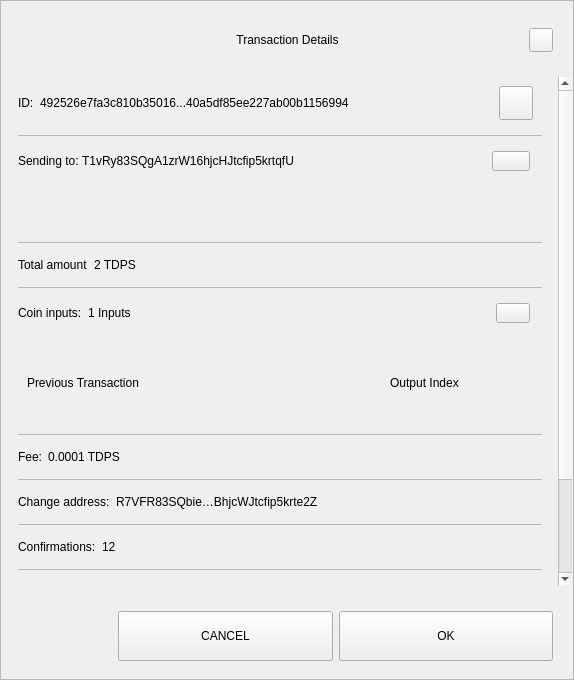
<?xml version="1.0" encoding="UTF-8"?>
<ui version="4.0">
 <class>TxDetailDialog</class>
 <widget class="QWidget" name="TxDetailDialog">
  <property name="geometry">
   <rect>
    <x>0</x>
    <y>0</y>
    <width>574</width>
    <height>680</height>
   </rect>
  </property>
  <property name="minimumSize">
   <size>
    <width>574</width>
    <height>455</height>
   </size>
  </property>
  <property name="windowTitle">
   <string>Form</string>
  </property>
  <property name="styleSheet">
   <string notr="true"/>
  </property>
  <layout class="QVBoxLayout" name="verticalLayout_3">
   <property name="spacing">
    <number>0</number>
   </property>
   <property name="leftMargin">
    <number>0</number>
   </property>
   <property name="topMargin">
    <number>0</number>
   </property>
   <property name="rightMargin">
    <number>0</number>
   </property>
   <property name="bottomMargin">
    <number>0</number>
   </property>
   <item>
    <widget class="QFrame" name="frame">
     <property name="styleSheet">
      <string notr="true"/>
     </property>
     <property name="frameShape">
      <enum>QFrame::StyledPanel</enum>
     </property>
     <property name="frameShadow">
      <enum>QFrame::Raised</enum>
     </property>
     <layout class="QVBoxLayout" name="verticalLayout">
      <property name="leftMargin">
       <number>0</number>
      </property>
      <property name="rightMargin">
       <number>0</number>
      </property>
      <item>
       <layout class="QHBoxLayout" name="horizontalLayout_3">
        <property name="spacing">
         <number>0</number>
        </property>
        <property name="leftMargin">
         <number>20</number>
        </property>
        <property name="topMargin">
         <number>10</number>
        </property>
        <property name="rightMargin">
         <number>20</number>
        </property>
        <item>
         <spacer name="horizontalSpacer_1">
          <property name="orientation">
           <enum>Qt::Horizontal</enum>
          </property>
          <property name="sizeHint" stdset="0">
           <size>
            <width>40</width>
            <height>20</height>
           </size>
          </property>
         </spacer>
        </item>
        <item>
         <widget class="QLabel" name="labelTitle">
          <property name="minimumSize">
           <size>
            <width>0</width>
            <height>40</height>
           </size>
          </property>
          <property name="maximumSize">
           <size>
            <width>16777215</width>
            <height>40</height>
           </size>
          </property>
          <property name="styleSheet">
           <string notr="true">padding-left:24px;</string>
          </property>
          <property name="text">
           <string>Transaction Details</string>
          </property>
          <property name="alignment">
           <set>Qt::AlignCenter</set>
          </property>
          <property name="margin">
           <number>7</number>
          </property>
         </widget>
        </item>
        <item>
         <spacer name="horizontalSpacer_2">
          <property name="orientation">
           <enum>Qt::Horizontal</enum>
          </property>
          <property name="sizeHint" stdset="0">
           <size>
            <width>40</width>
            <height>20</height>
           </size>
          </property>
         </spacer>
        </item>
        <item>
         <widget class="QPushButton" name="btnEsc">
          <property name="minimumSize">
           <size>
            <width>24</width>
            <height>24</height>
           </size>
          </property>
          <property name="maximumSize">
           <size>
            <width>24</width>
            <height>24</height>
           </size>
          </property>
          <property name="text">
           <string/>
          </property>
         </widget>
        </item>
       </layout>
      </item>
      <item>
       <spacer name="verticalSpacer">
        <property name="orientation">
         <enum>Qt::Vertical</enum>
        </property>
        <property name="sizeType">
         <enum>QSizePolicy::Fixed</enum>
        </property>
        <property name="sizeHint" stdset="0">
         <size>
          <width>20</width>
          <height>10</height>
         </size>
        </property>
       </spacer>
      </item>
      <item>
       <widget class="QWidget" name="layoutScroll" native="true">
        <property name="minimumSize">
         <size>
          <width>0</width>
          <height>0</height>
         </size>
        </property>
        <layout class="QVBoxLayout" name="verticalLayout_4">
         <property name="leftMargin">
          <number>0</number>
         </property>
         <property name="topMargin">
          <number>0</number>
         </property>
         <property name="rightMargin">
          <number>0</number>
         </property>
         <item>
          <widget class="QScrollArea" name="scrollArea">
           <property name="styleSheet">
            <string notr="true">#scrollArea {
background:transparent;
}</string>
           </property>
           <property name="horizontalScrollBarPolicy">
            <enum>Qt::ScrollBarAlwaysOff</enum>
           </property>
           <property name="sizeAdjustPolicy">
            <enum>QAbstractScrollArea::AdjustIgnored</enum>
           </property>
           <property name="widgetResizable">
            <bool>true</bool>
           </property>
           <property name="alignment">
            <set>Qt::AlignLeading|Qt::AlignLeft|Qt::AlignTop</set>
           </property>
           <widget class="QWidget" name="scrollAreaWidgetContents">
            <property name="geometry">
             <rect>
              <x>0</x>
              <y>0</y>
              <width>556</width>
              <height>650</height>
             </rect>
            </property>
            <property name="autoFillBackground">
             <bool>false</bool>
            </property>
            <property name="styleSheet">
             <string notr="true">#scrollAreaWidgetContents {
background:transparent;
}</string>
            </property>
            <layout class="QVBoxLayout" name="verticalLayout_7">
             <property name="spacing">
              <number>0</number>
             </property>
             <property name="sizeConstraint">
              <enum>QLayout::SetDefaultConstraint</enum>
             </property>
             <property name="leftMargin">
              <number>0</number>
             </property>
             <property name="topMargin">
              <number>0</number>
             </property>
             <property name="rightMargin">
              <number>0</number>
             </property>
             <property name="bottomMargin">
              <number>0</number>
             </property>
             <item>
              <widget class="QWidget" name="content" native="true">
               <layout class="QVBoxLayout" name="verticalLayout_2">
                <property name="leftMargin">
                 <number>16</number>
                </property>
                <property name="topMargin">
                 <number>0</number>
                </property>
                <property name="rightMargin">
                 <number>16</number>
                </property>
                <item>
                 <widget class="QWidget" name="contentID" native="true">
                  <layout class="QHBoxLayout" name="horizontalLayout_12" stretch="0,1,0">
                   <property name="leftMargin">
                    <number>0</number>
                   </property>
                   <item>
                    <widget class="QLabel" name="labelId">
                     <property name="maximumSize">
                      <size>
                       <width>16777215</width>
                       <height>16777215</height>
                      </size>
                     </property>
                     <property name="text">
                      <string>ID:</string>
                     </property>
                    </widget>
                   </item>
                   <item>
                    <widget class="QLabel" name="textId">
                     <property name="text">
                      <string>492526e7fa3c810b35016...40a5df85ee227ab00b1156994</string>
                     </property>
                    </widget>
                   </item>
                   <item>
                    <widget class="QPushButton" name="pushCopy">
                     <property name="minimumSize">
                      <size>
                       <width>34</width>
                       <height>34</height>
                      </size>
                     </property>
                     <property name="maximumSize">
                      <size>
                       <width>34</width>
                       <height>34</height>
                      </size>
                     </property>
                     <property name="text">
                      <string/>
                     </property>
                     <property name="iconSize">
                      <size>
                       <width>24</width>
                       <height>24</height>
                      </size>
                     </property>
                    </widget>
                   </item>
                  </layout>
                 </widget>
                </item>
                <item>
                 <widget class="QLabel" name="labelDivider9">
                  <property name="maximumSize">
                   <size>
                    <width>16777215</width>
                    <height>1</height>
                   </size>
                  </property>
                  <property name="styleSheet">
                   <string notr="true">background-color:#bababa;</string>
                  </property>
                  <property name="text">
                   <string/>
                  </property>
                 </widget>
                </item>
                <item>
                 <widget class="QWidget" name="contentOutputs" native="true">
                  <layout class="QHBoxLayout" name="horizontalLayout_11" stretch="0,3,0">
                   <property name="spacing">
                    <number>0</number>
                   </property>
                   <property name="leftMargin">
                    <number>0</number>
                   </property>
                   <property name="rightMargin">
                    <number>12</number>
                   </property>
                   <item>
                    <widget class="QLabel" name="labelSend">
                     <property name="maximumSize">
                      <size>
                       <width>16777215</width>
                       <height>16777215</height>
                      </size>
                     </property>
                     <property name="text">
                      <string>Sending to: </string>
                     </property>
                    </widget>
                   </item>
                   <item>
                    <widget class="QLabel" name="textSend">
                     <property name="text">
                      <string>T1vRy83SQgA1zrW16hjcHJtcfip5krtqfU </string>
                     </property>
                    </widget>
                   </item>
                   <item>
                    <widget class="QPushButton" name="pushOutputs">
                     <property name="minimumSize">
                      <size>
                       <width>34</width>
                       <height>20</height>
                      </size>
                     </property>
                     <property name="maximumSize">
                      <size>
                       <width>38</width>
                       <height>20</height>
                      </size>
                     </property>
                     <property name="styleSheet">
                      <string notr="true"/>
                     </property>
                     <property name="text">
                      <string/>
                     </property>
                    </widget>
                   </item>
                  </layout>
                 </widget>
                </item>
                <item>
                 <widget class="QScrollArea" name="outputsScrollArea">
                  <property name="minimumSize">
                   <size>
                    <width>0</width>
                    <height>50</height>
                   </size>
                  </property>
                  <property name="styleSheet">
                   <string notr="true">#outputsScrollArea {
background:transparent;
}</string>
                  </property>
                  <property name="widgetResizable">
                   <bool>true</bool>
                  </property>
                  <widget class="QWidget" name="container_outputs_base">
                   <property name="geometry">
                    <rect>
                     <x>0</x>
                     <y>0</y>
                     <width>522</width>
                     <height>48</height>
                    </rect>
                   </property>
                   <property name="styleSheet">
                    <string notr="true">#container_outputs_base {
background:transparent;
}</string>
                   </property>
                  </widget>
                 </widget>
                </item>
                <item>
                 <widget class="QLabel" name="labelDivider8">
                  <property name="maximumSize">
                   <size>
                    <width>16777215</width>
                    <height>1</height>
                   </size>
                  </property>
                  <property name="styleSheet">
                   <string notr="true">background-color:#bababa;</string>
                  </property>
                  <property name="text">
                   <string/>
                  </property>
                 </widget>
                </item>
                <item>
                 <widget class="QWidget" name="contentAmount" native="true">
                  <layout class="QHBoxLayout" name="horizontalLayout_4" stretch="0,1">
                   <property name="leftMargin">
                    <number>0</number>
                   </property>
                   <item>
                    <widget class="QLabel" name="labelAmount">
                     <property name="maximumSize">
                      <size>
                       <width>16777215</width>
                       <height>16777215</height>
                      </size>
                     </property>
                     <property name="text">
                      <string>Total amount</string>
                     </property>
                    </widget>
                   </item>
                   <item>
                    <widget class="QLabel" name="textAmount">
                     <property name="text">
                      <string>2 TDPS</string>
                     </property>
                    </widget>
                   </item>
                  </layout>
                 </widget>
                </item>
                <item>
                 <widget class="QLabel" name="labelDivider6">
                  <property name="maximumSize">
                   <size>
                    <width>16777215</width>
                    <height>1</height>
                   </size>
                  </property>
                  <property name="styleSheet">
                   <string notr="true">background-color:#bababa;</string>
                  </property>
                  <property name="text">
                   <string/>
                  </property>
                 </widget>
                </item>
                <item>
                 <widget class="QWidget" name="contentInputs" native="true">
                  <layout class="QHBoxLayout" name="horizontalLayout" stretch="0,2,0">
                   <property name="leftMargin">
                    <number>0</number>
                   </property>
                   <property name="rightMargin">
                    <number>12</number>
                   </property>
                   <item>
                    <widget class="QLabel" name="labelInputs">
                     <property name="sizePolicy">
                      <sizepolicy hsizetype="Minimum" vsizetype="Preferred">
                       <horstretch>0</horstretch>
                       <verstretch>0</verstretch>
                      </sizepolicy>
                     </property>
                     <property name="maximumSize">
                      <size>
                       <width>16777215</width>
                       <height>16777215</height>
                      </size>
                     </property>
                     <property name="text">
                      <string>Coin inputs:</string>
                     </property>
                    </widget>
                   </item>
                   <item>
                    <widget class="QLabel" name="textInputs">
                     <property name="text">
                      <string>1 Inputs</string>
                     </property>
                    </widget>
                   </item>
                   <item>
                    <widget class="QPushButton" name="pushInputs">
                     <property name="maximumSize">
                      <size>
                       <width>34</width>
                       <height>20</height>
                      </size>
                     </property>
                     <property name="styleSheet">
                      <string notr="true"/>
                     </property>
                     <property name="text">
                      <string/>
                     </property>
                    </widget>
                   </item>
                  </layout>
                 </widget>
                </item>
                <item>
                 <widget class="QFrame" name="gridInputs">
                  <property name="sizePolicy">
                   <sizepolicy hsizetype="Preferred" vsizetype="MinimumExpanding">
                    <horstretch>0</horstretch>
                    <verstretch>0</verstretch>
                   </sizepolicy>
                  </property>
                  <property name="minimumSize">
                   <size>
                    <width>0</width>
                    <height>90</height>
                   </size>
                  </property>
                  <layout class="QGridLayout" name="gridLayoutInput" columnstretch="5,2" rowminimumheight="0">
                   <property name="sizeConstraint">
                    <enum>QLayout::SetMaximumSize</enum>
                   </property>
                   <property name="verticalSpacing">
                    <number>0</number>
                   </property>
                   <item row="0" column="0" alignment="Qt::AlignLeft">
                    <widget class="QLabel" name="labelTitlePrevTx">
                     <property name="text">
                      <string>Previous Transaction</string>
                     </property>
                    </widget>
                   </item>
                   <item row="0" column="1" alignment="Qt::AlignLeft">
                    <widget class="QLabel" name="labelOutputIndex">
                     <property name="text">
                      <string>Output Index</string>
                     </property>
                     <property name="alignment">
                      <set>Qt::AlignCenter</set>
                     </property>
                    </widget>
                   </item>
                  </layout>
                 </widget>
                </item>
                <item>
                 <widget class="QLabel" name="labelDivider1">
                  <property name="maximumSize">
                   <size>
                    <width>16777215</width>
                    <height>1</height>
                   </size>
                  </property>
                  <property name="styleSheet">
                   <string notr="true">background-color:#bababa;</string>
                  </property>
                  <property name="text">
                   <string/>
                  </property>
                 </widget>
                </item>
                <item>
                 <widget class="QWidget" name="contentFee" native="true">
                  <layout class="QHBoxLayout" name="horizontalLayout_7" stretch="0,1">
                   <property name="leftMargin">
                    <number>0</number>
                   </property>
                   <item>
                    <widget class="QLabel" name="labelFee">
                     <property name="maximumSize">
                      <size>
                       <width>16777215</width>
                       <height>16777215</height>
                      </size>
                     </property>
                     <property name="text">
                      <string>Fee:</string>
                     </property>
                    </widget>
                   </item>
                   <item>
                    <widget class="QLabel" name="textFee">
                     <property name="text">
                      <string>0.0001 TDPS</string>
                     </property>
                    </widget>
                   </item>
                  </layout>
                 </widget>
                </item>
                <item>
                 <widget class="QLabel" name="labelDivider2">
                  <property name="maximumSize">
                   <size>
                    <width>16777215</width>
                    <height>1</height>
                   </size>
                  </property>
                  <property name="styleSheet">
                   <string notr="true">background-color:#bababa;</string>
                  </property>
                  <property name="text">
                   <string/>
                  </property>
                 </widget>
                </item>
                <item>
                 <widget class="QWidget" name="contentChangeAddress" native="true">
                  <layout class="QHBoxLayout" name="horizontalLayout_6" stretch="0,1">
                   <property name="leftMargin">
                    <number>0</number>
                   </property>
                   <item>
                    <widget class="QLabel" name="labelChange">
                     <property name="maximumSize">
                      <size>
                       <width>16777215</width>
                       <height>16777215</height>
                      </size>
                     </property>
                     <property name="text">
                      <string>Change address:</string>
                     </property>
                    </widget>
                   </item>
                   <item>
                    <widget class="QLabel" name="textChange">
                     <property name="text">
                      <string>R7VFR83SQbie…BhjcWJtcfip5krte2Z </string>
                     </property>
                    </widget>
                   </item>
                  </layout>
                 </widget>
                </item>
                <item>
                 <widget class="QLabel" name="labelDivider4">
                  <property name="maximumSize">
                   <size>
                    <width>16777215</width>
                    <height>1</height>
                   </size>
                  </property>
                  <property name="styleSheet">
                   <string notr="true">background-color:#bababa;</string>
                  </property>
                  <property name="text">
                   <string/>
                  </property>
                 </widget>
                </item>
                <item>
                 <widget class="QWidget" name="contentConfirmations" native="true">
                  <layout class="QHBoxLayout" name="horizontalLayout_8" stretch="0,1">
                   <property name="leftMargin">
                    <number>0</number>
                   </property>
                   <item>
                    <widget class="QLabel" name="labelConfirmations">
                     <property name="maximumSize">
                      <size>
                       <width>16777215</width>
                       <height>16777215</height>
                      </size>
                     </property>
                     <property name="text">
                      <string>Confirmations:</string>
                     </property>
                    </widget>
                   </item>
                   <item>
                    <widget class="QLabel" name="textConfirmations">
                     <property name="text">
                      <string>12</string>
                     </property>
                    </widget>
                   </item>
                  </layout>
                 </widget>
                </item>
                <item>
                 <widget class="QLabel" name="labelDivider7">
                  <property name="maximumSize">
                   <size>
                    <width>16777215</width>
                    <height>1</height>
                   </size>
                  </property>
                  <property name="styleSheet">
                   <string notr="true">background-color:#bababa;</string>
                  </property>
                  <property name="text">
                   <string/>
                  </property>
                 </widget>
                </item>
                <item>
                 <widget class="QWidget" name="contentSize" native="true">
                  <layout class="QHBoxLayout" name="horizontalLayout_9" stretch="0,1">
                   <property name="leftMargin">
                    <number>0</number>
                   </property>
                   <item>
                    <widget class="QLabel" name="labelSize">
                     <property name="maximumSize">
                      <size>
                       <width>16777215</width>
                       <height>16777215</height>
                      </size>
                     </property>
                     <property name="text">
                      <string>Size:</string>
                     </property>
                    </widget>
                   </item>
                   <item>
                    <widget class="QLabel" name="textSize">
                     <property name="text">
                      <string>2 kB</string>
                     </property>
                    </widget>
                   </item>
                  </layout>
                 </widget>
                </item>
                <item>
                 <widget class="QLabel" name="labelDivider3">
                  <property name="maximumSize">
                   <size>
                    <width>16777215</width>
                    <height>1</height>
                   </size>
                  </property>
                  <property name="styleSheet">
                   <string notr="true">background-color:#bababa;</string>
                  </property>
                  <property name="text">
                   <string/>
                  </property>
                 </widget>
                </item>
                <item>
                 <widget class="QWidget" name="contentDate" native="true">
                  <layout class="QHBoxLayout" name="horizontalLayout_5" stretch="0,1">
                   <property name="leftMargin">
                    <number>0</number>
                   </property>
                   <item>
                    <widget class="QLabel" name="labelDate">
                     <property name="maximumSize">
                      <size>
                       <width>16777215</width>
                       <height>16777215</height>
                      </size>
                     </property>
                     <property name="text">
                      <string>Date:</string>
                     </property>
                    </widget>
                   </item>
                   <item>
                    <widget class="QLabel" name="textDate">
                     <property name="text">
                      <string>May 25, 2017</string>
                     </property>
                    </widget>
                   </item>
                  </layout>
                 </widget>
                </item>
                <item>
                 <widget class="QLabel" name="labelDivider5">
                  <property name="maximumSize">
                   <size>
                    <width>16777215</width>
                    <height>1</height>
                   </size>
                  </property>
                  <property name="styleSheet">
                   <string notr="true">background-color:#bababa;</string>
                  </property>
                  <property name="text">
                   <string/>
                  </property>
                 </widget>
                </item>
                <item>
                 <widget class="QWidget" name="contentStatus" native="true">
                  <layout class="QHBoxLayout" name="horizontalLayout_10" stretch="0,1">
                   <property name="leftMargin">
                    <number>0</number>
                   </property>
                   <item>
                    <widget class="QLabel" name="labelStatus">
                     <property name="maximumSize">
                      <size>
                       <width>16777215</width>
                       <height>16777215</height>
                      </size>
                     </property>
                     <property name="text">
                      <string>Status:</string>
                     </property>
                    </widget>
                   </item>
                   <item>
                    <widget class="QLabel" name="textStatus">
                     <property name="text">
                      <string>Spendable</string>
                     </property>
                    </widget>
                   </item>
                  </layout>
                 </widget>
                </item>
                <item>
                 <spacer name="verticalSpacer_2">
                  <property name="orientation">
                   <enum>Qt::Vertical</enum>
                  </property>
                  <property name="sizeType">
                   <enum>QSizePolicy::Expanding</enum>
                  </property>
                  <property name="sizeHint" stdset="0">
                   <size>
                    <width>20</width>
                    <height>10</height>
                   </size>
                  </property>
                 </spacer>
                </item>
               </layout>
              </widget>
             </item>
            </layout>
           </widget>
          </widget>
         </item>
        </layout>
       </widget>
      </item>
      <item>
       <widget class="QWidget" name="containerButtons" native="true">
        <layout class="QHBoxLayout" name="horizontalLayout1" stretch="1,2,2">
         <property name="leftMargin">
          <number>10</number>
         </property>
         <property name="rightMargin">
          <number>20</number>
         </property>
         <item>
          <spacer name="horizontalSpacer_3">
           <property name="orientation">
            <enum>Qt::Horizontal</enum>
           </property>
           <property name="sizeHint" stdset="0">
            <size>
             <width>40</width>
             <height>20</height>
            </size>
           </property>
          </spacer>
         </item>
         <item>
          <widget class="QPushButton" name="btnCancel">
           <property name="minimumSize">
            <size>
             <width>200</width>
             <height>50</height>
            </size>
           </property>
           <property name="text">
            <string>CANCEL</string>
           </property>
          </widget>
         </item>
         <item>
          <widget class="QPushButton" name="btnSave">
           <property name="minimumSize">
            <size>
             <width>200</width>
             <height>50</height>
            </size>
           </property>
           <property name="text">
            <string>OK</string>
           </property>
          </widget>
         </item>
        </layout>
       </widget>
      </item>
     </layout>
    </widget>
   </item>
  </layout>
 </widget>
 <resources/>
 <connections/>
</ui>
